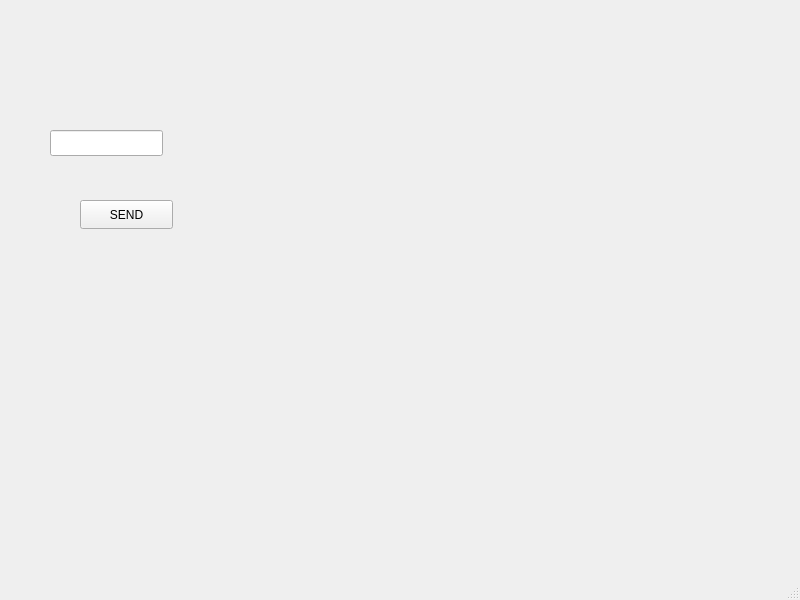
<?xml version="1.0" encoding="UTF-8"?>
<ui version="4.0">
 <class>client</class>
 <widget class="QMainWindow" name="client">
  <property name="geometry">
   <rect>
    <x>0</x>
    <y>0</y>
    <width>800</width>
    <height>600</height>
   </rect>
  </property>
  <property name="windowTitle">
   <string>client</string>
  </property>
  <widget class="QWidget" name="centralwidget">
   <widget class="QPushButton" name="sendButton">
    <property name="geometry">
     <rect>
      <x>80</x>
      <y>200</y>
      <width>93</width>
      <height>29</height>
     </rect>
    </property>
    <property name="text">
     <string>SEND</string>
    </property>
   </widget>
   <widget class="QLineEdit" name="messagelineEdit">
    <property name="geometry">
     <rect>
      <x>50</x>
      <y>130</y>
      <width>113</width>
      <height>26</height>
     </rect>
    </property>
   </widget>
  </widget>
  <widget class="QMenuBar" name="menubar">
   <property name="geometry">
    <rect>
     <x>0</x>
     <y>0</y>
     <width>800</width>
     <height>26</height>
    </rect>
   </property>
  </widget>
  <widget class="QStatusBar" name="statusbar"/>
 </widget>
 <resources/>
 <connections/>
</ui>
